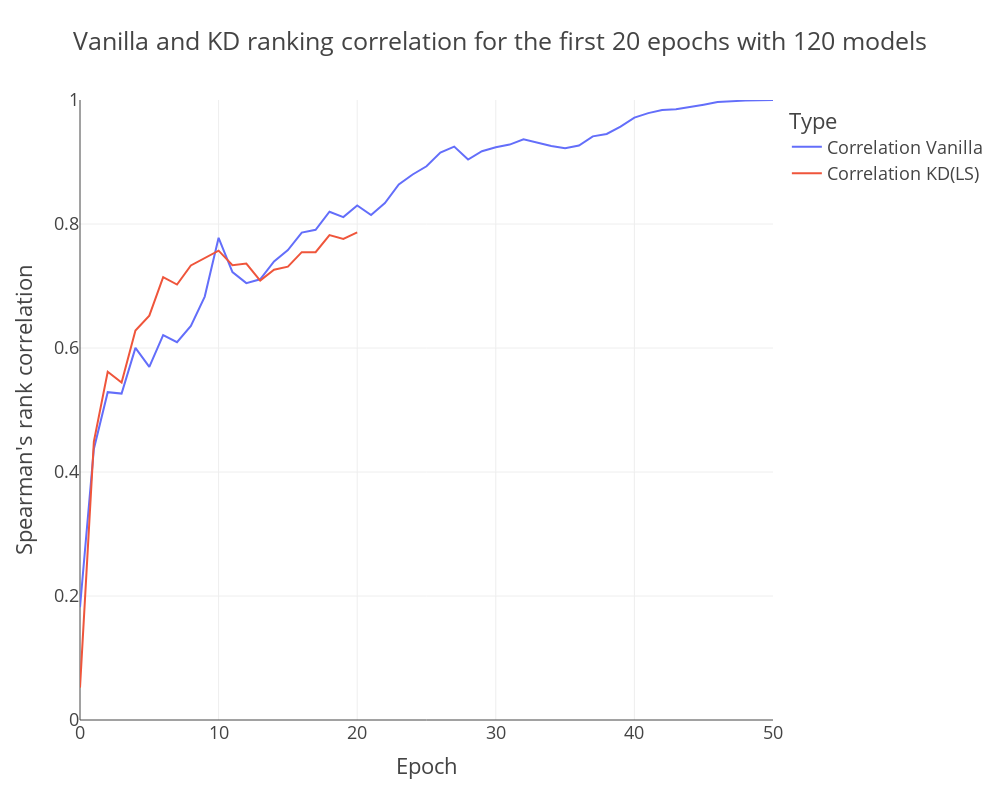

The cell this chart's notebook holds for it:
### Code cell
test_column= 'Correlation KD(LS)'
n_epochs=20
df = pd.DataFrame(list(corr_epochs["correlation_vanilla"].items()), columns=['Epoch', 'Correlation Vanilla'])
df_slope = pd.DataFrame(list(corr_epochs["correlation_kd"].items()), columns=['Epoch', test_column])

df=pd.merge(df, df_slope, on="Epoch")
df.loc[n_epochs+1:, test_column] = np.nan
# Create the line plot using Plotly
df_melted = df.melt(id_vars='Epoch', value_vars=['Correlation Vanilla', test_column], 
                    var_name='Type', value_name='Value')

# Plot the data
fig = px.line(df_melted, x='Epoch', y='Value', color='Type', 
              title='Vanilla and KD ranking correlation for the first 20 epochs with 120 models')
fig.update_traces(line=dict(width=2)) 
fig.update_layout(width=1000, height=800, template="presentation",
                 yaxis_title="Spearman's rank correlation",
                 yaxis=dict(range=[0.0, df_melted['Value'].max()]))

fig

### Figure 1 — Plotly figure (JSON) as saved in the notebook; plotly's stock layout.template omitted (floating-point values rounded to 4 significant figures)
{"data": [{"hovertemplate": "Type=Correlation Vanilla<br>Epoch=%{x}<br>Value=%{y}<extra></extra>", "legendgroup": "Correlation Vanilla", "line": {"color": "#636efa", "dash": "solid", "width": 2}, "marker": {"symbol": "circle"}, "mode": "lines", "name": "Correlation Vanilla", "orientation": "v", "showlegend": true, "type": "scatter", "x": [0, 1, 2, 3, 4, 5, 6, 7, 8, 9, 10, 11, 12, 13, 14, 15, 16, 17, 18, 19, 20, 21, 22, 23, 24, 25, 26, 27, 28, 29, 30, 31, 32, 33, 34, 35, 36, 37, 38, 39, 40, 41, 42, 43, 44, 45, 46, 47, 48, 49, 50], "xaxis": "x", "y": [0.1819, 0.4372, 0.5287, 0.5265, 0.6001, 0.5695, 0.6208, 0.6093, 0.6358, 0.683, 0.7778, 0.7225, 0.7046, 0.7108, 0.7397, 0.758, 0.7862, 0.7907, 0.8198, 0.8112, 0.83, 0.8146, 0.8338, 0.8638, 0.8799, 0.8932, 0.9153, 0.9249, 0.904, 0.9174, 0.9238, 0.9281, 0.9367, 0.9313, 0.9258, 0.9221, 0.9265, 0.9413, 0.9453, 0.9572, 0.9717, 0.9788, 0.9838, 0.985, 0.9881, 0.9924, 0.9966, 0.9984, 0.9991, 0.9996, 1], "yaxis": "y"}, {"hovertemplate": "Type=Correlation KD(LS)<br>Epoch=%{x}<br>Value=%{y}<extra></extra>", "legendgroup": "Correlation KD(LS)", "line": {"color": "#EF553B", "dash": "solid", "width": 2}, "marker": {"symbol": "circle"}, "mode": "lines", "name": "Correlation KD(LS)", "orientation": "v", "showlegend": true, "type": "scatter", "x": [0, 1, 2, 3, 4, 5, 6, 7, 8, 9, 10, 11, 12, 13, 14, 15, 16, 17, 18, 19, 20, 21, 22, 23, 24, 25, 26, 27, 28, 29, 30, 31, 32, 33, 34, 35, 36, 37, 38, 39, 40, 41, 42, 43, 44, 45, 46, 47, 48, 49, 50], "xaxis": "x", "y": [0.05223, 0.4491, 0.5618, 0.5444, 0.6283, 0.6523, 0.7142, 0.7024, 0.7331, 0.7452, 0.7571, 0.7336, 0.7363, 0.7087, 0.7262, 0.7312, 0.7546, 0.7545, 0.782, 0.7758, 0.7864, null, null, null, null, null, null, null, null, null, null, null, null, null, null, null, null, null, null, null, null, null, null, null, null, null, null, null, null, null, null], "yaxis": "y"}], "layout": {"height": 800, "legend": {"title": {"text": "Type"}, "tracegroupgap": 0}, "title": {"text": "Vanilla and KD ranking correlation for the first 20 epochs with 120 models"}, "width": 1000, "xaxis": {"anchor": "y", "autorange": true, "domain": [0, 1], "range": [0, 50], "title": {"text": "Epoch"}, "type": "linear"}, "yaxis": {"anchor": "x", "domain": [0, 1], "range": [0, 1], "title": {"text": "Spearman's rank correlation"}, "type": "linear"}}}
